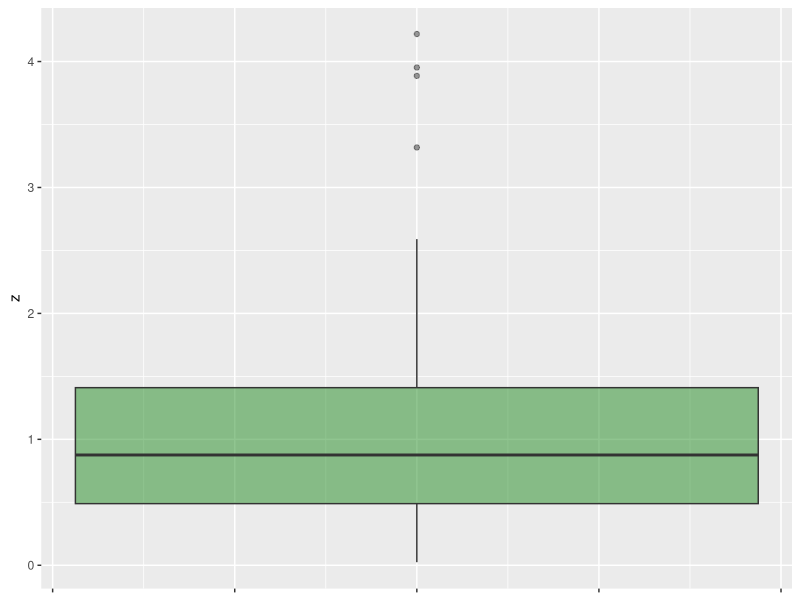
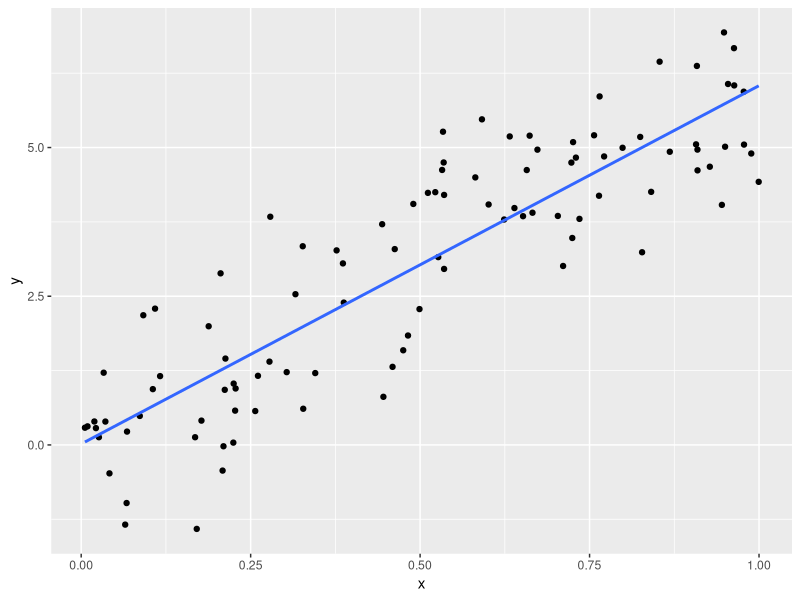
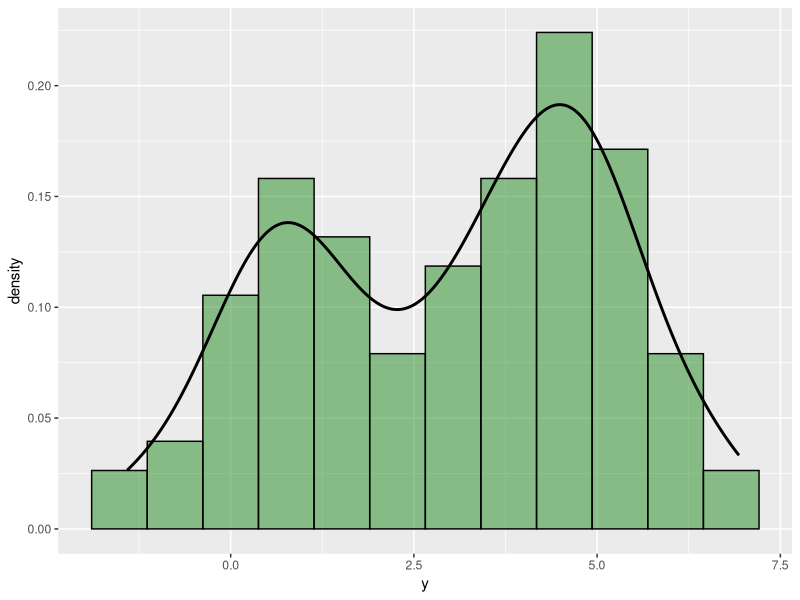
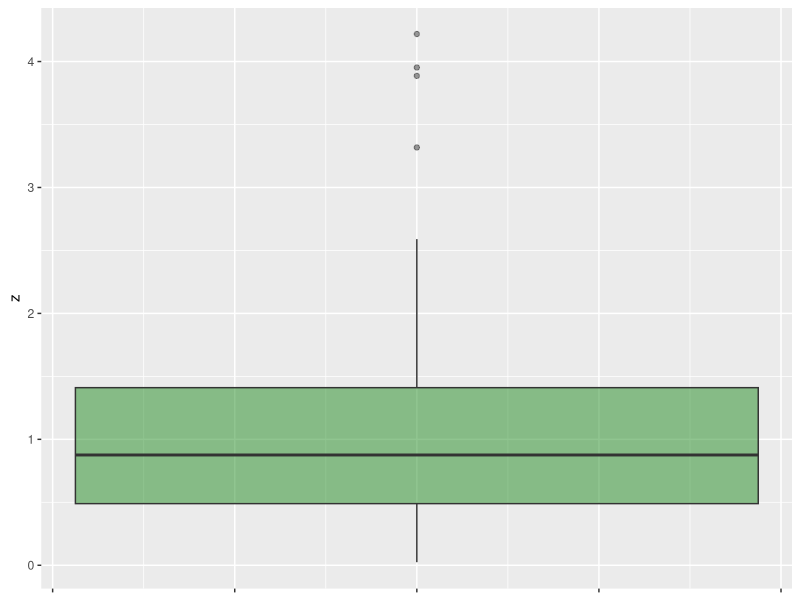
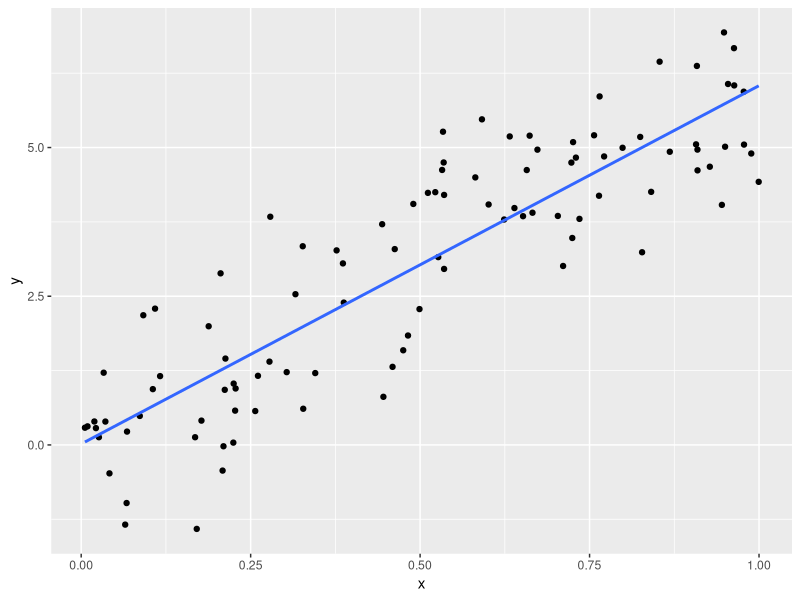
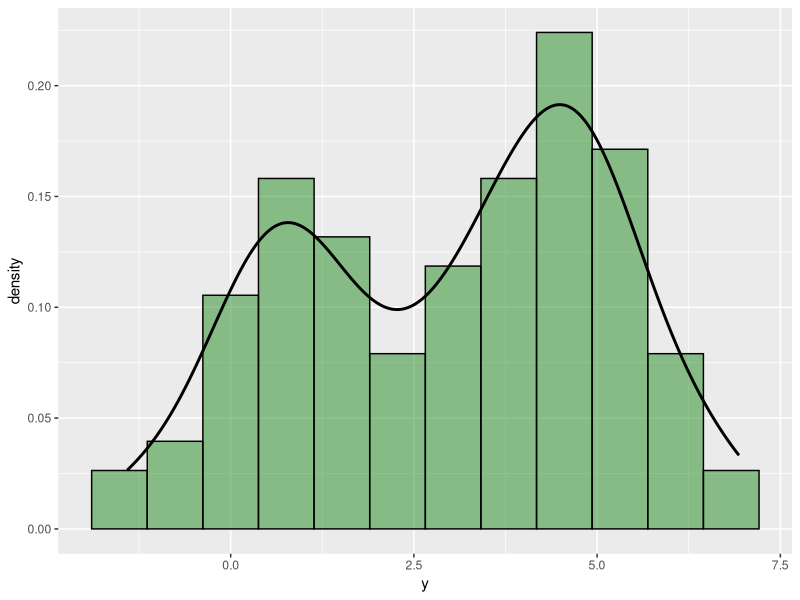

These charts were generated, in order, by the following R code:
library(ggplot2)
library(dplyr)

n = 100
dat = tibble(
  x = runif(n, 0, 1)
  ,y = rnorm(n, 6*x, 1)
  ,z = rgamma(n, shape=2, rate=2)
)

# boxplot
(
  g_box = ggplot(dat, aes(y=z)) +
    geom_boxplot(fill = "forestgreen", alpha=0.5) +
    theme(axis.text.x=element_blank())
)
ggsave("plots_slides/img/02/boxplot.png", g_box, width=3, height=5)


# scatter plot
(
  g_scatter = ggplot(dat, aes(x,y)) + 
    geom_point() +
    geom_smooth(method="lm", se=F)
)
ggsave("plots_slides/img/02/scatter.png", g_scatter, width=5, height=4)

# histograma
(
  g_hist = ggplot(dat, aes(x=y)) + 
    geom_histogram(aes(y=..density..), bins=12
                   ,fill="forestgreen", alpha=0.5, color="black") +
    geom_density(adjust=1, size=1, color="black") +
    NULL
)
ggsave("plots_slides/img/02/hist.png", g_hist, width=7, height=4)
